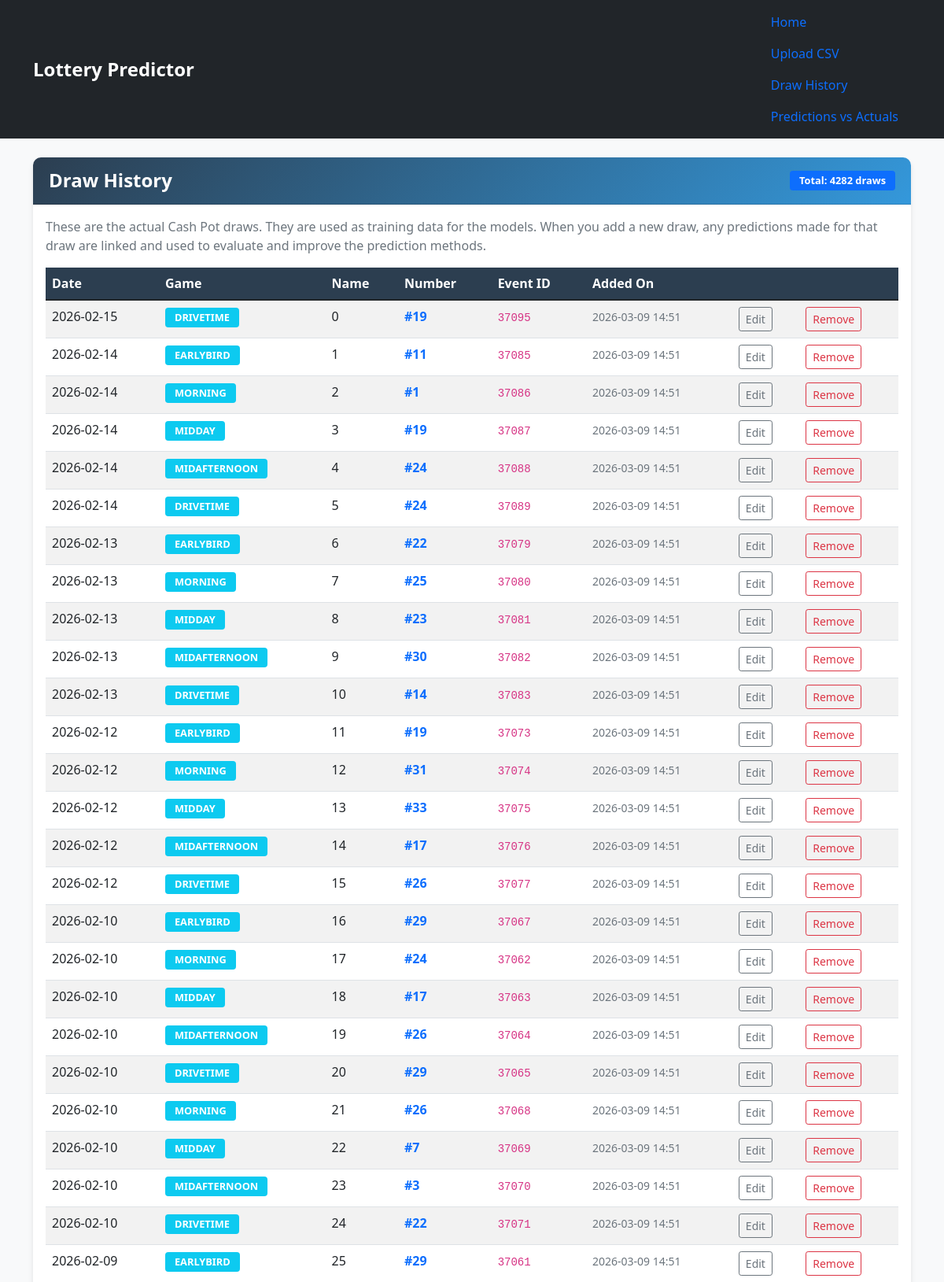
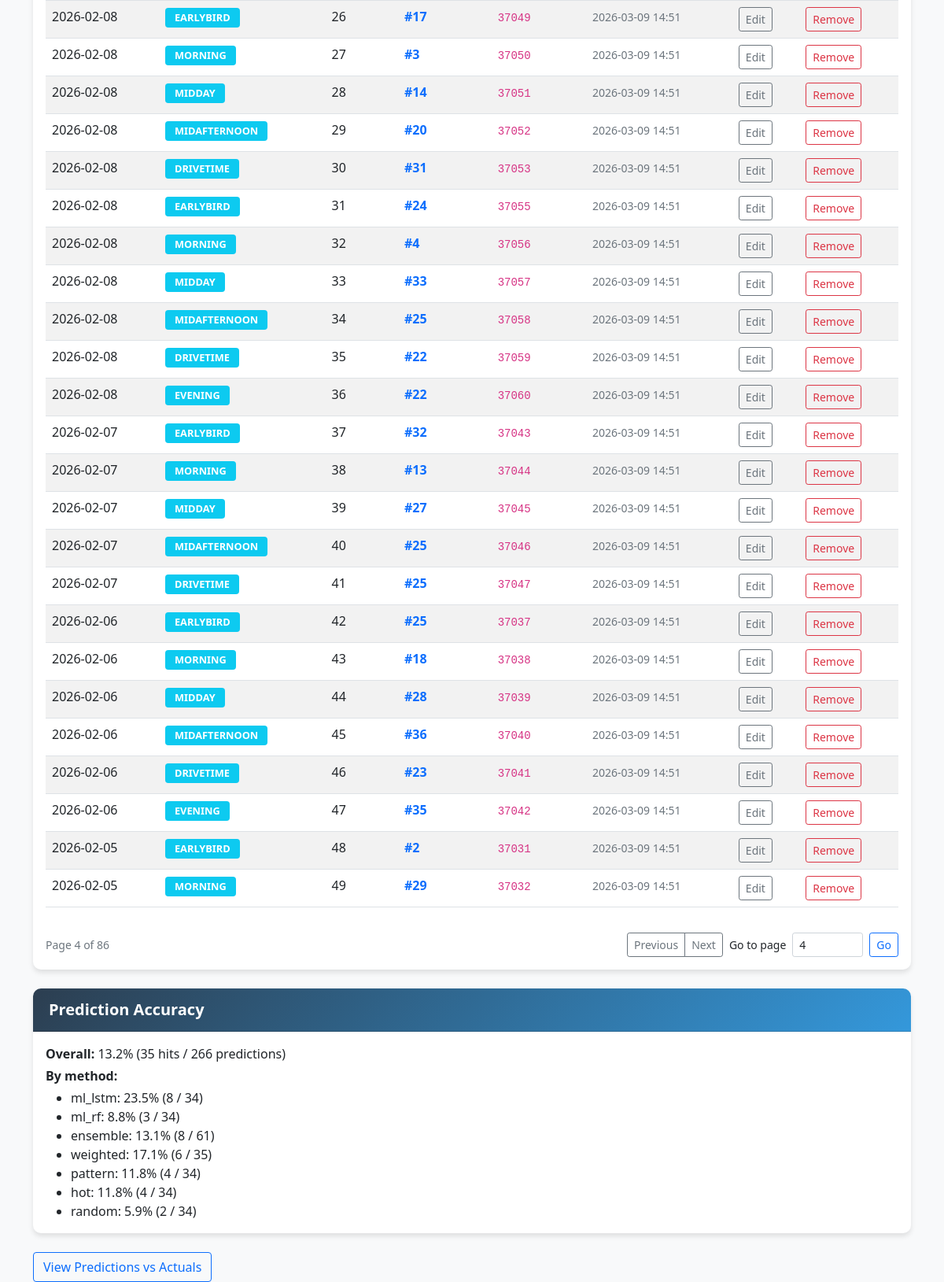
Page /history?page=4&per_page=50 on the committed database (2 pictures, top to bottom).
### tables this page shows
CREATE TABLE predictions
                    (id INTEGER PRIMARY KEY AUTOINCREMENT,
                    predicted_numbers TEXT NOT NULL,
                    method TEXT NOT NULL,
                    created_at TIMESTAMP DEFAULT CURRENT_TIMESTAMP, target_draw_at TEXT, actual_draw_id INTEGER REFERENCES draws(id), confidence REAL, method_breakdown_json TEXT, requested_method TEXT);

### app.py (the view)
@app.route('/history')
def history():
    page = request.args.get('page', default=1, type=int)
    per_page = request.args.get('per_page', default=50, type=int)
    if per_page not in (25, 50, 100):
        per_page = 50
    if page < 1:
        page = 1
    draws, total_draws = db.get_draws_page(page=page, per_page=per_page)
    total_pages = max(1, (total_draws + per_page - 1) // per_page)
    if page > total_pages:
        page = total_pages
        draws, total_draws = db.get_draws_page(page=page, per_page=per_page)
    accuracy_summary = db.get_prediction_accuracy_summary()
    return render_template(
        'history.html',
        draws=draws,
        total_draws=total_draws,
        page=page,
        per_page=per_page,
        total_pages=total_pages,
        accuracy_summary=accuracy_summary,
    )

### models.py (called while the page is built)
    def get_draws_page(self, page=1, per_page=50):
        try:
            page = max(1, int(page))
            per_page = max(1, int(per_page))
        except (TypeError, ValueError):
            page, per_page = 1, 50
        offset = (page - 1) * per_page
        conn = sqlite3.connect(self.db_path)
        count_row = pd.read_sql('SELECT COUNT(*) AS total FROM draws', conn)
        total = int(count_row.iloc[0]['total']) if not count_row.empty else 0
        df = pd.read_sql(
            'SELECT * FROM draws ORDER BY date DESC LIMIT ? OFFSET ?',
            conn,
            params=(per_page, offset),
        )
        conn.close()
        return df, total

### templates/history.html (shortened to what this page needs)
{% extends "base.html" %}
{% block content %}
<div class="card">
    <div class="card-header d-flex justify-content-between align-items-center">
        <h4>Draw History</h4>
        <span class="badge bg-primary">Total: {{ total_draws if total_draws is defined else (draws|length) }} draws</span>
    </div>
    <div class="card-body">
        {% if draws is defined and not draws.empty %}
        <p class="text-muted">
            These are the actual Cash Pot draws. They are used as training data for the models.
            When you add a new draw, any predictions made for that draw are linked and used
            to evaluate and improve the prediction methods.
        </p>
        <div class="table-responsive">
            <table class="table table-striped table-hover">
                <thead class="table-dark">
                    <tr>
                        <th>Date</th>
                        <th>Game</th>
                        <th>Name</th>
                        <th>Number</th>
                        <th>Event ID</th>
                        <th>Added On</th>
                        <th></th>
                        <th></th>
                    </tr>
                </thead>
                <tbody>
                    {% for _, draw in draws.iterrows() %}
                    <tr>
                        <td>{{ draw.date }}</td>
                        <td><span class="badge bg-info">{{ draw.game }}</span></td>
                        <td>{{ draw.name }}</td>
                        <td><strong class="text-primary">#{{ draw.numbers|int }}</strong></td>
                        <td><code>{{ draw.event }}</code></td>
                        <td><small class="text-muted">{{ draw.created_at[:16] }}</small></td>
                        <td>
                            <button type="button" class="btn btn-outline-secondary btn-sm edit-draw-btn"
                                    data-draw-id="{{ draw.id }}"
                                    data-draw-number="{{ draw.numbers|int }}"
                                    data-draw-date="{{ draw.date }}"
                                    data-draw-game="{{ draw.game }}"
                                    data-bs-toggle="modal"
                                    data-bs-target="#editDrawModal">Edit</button>
                        </td>
                        <td>
                            <form method="POST" action="/delete_draw" onsubmit="return confirm('Remove this draw?');">
                                <button type="submit" class="btn btn-outline-danger btn-sm">Remove</button>
                            </form>
                        </td>
                    </tr>
                    {% endfor %}
                </tbody>
            </table>
        </div>
        <div class="d-flex justify-content-between align-items-center mt-3 flex-wrap gap-2">
            <small class="text-muted">Page {{ page }} of {{ total_pages }}</small>
            <div class="d-flex align-items-center gap-2 flex-wrap">
                <div class="btn-group" role="group" aria-label="Draw history pagination">
                    <a class="btn btn-outline-secondary btn-sm {% if page <= 1 %}disabled{% endif %}"
                       href="{{ url_for('history', page=page-1, per_page=per_page) }}">Previous</a>
                    <a class="btn btn-outline-secondary btn-sm {% if page >= total_pages %}disabled{% endif %}"
                       href="{{ url_for('history', page=page+1, per_page=per_page) }}">Next</a>
                </div>
                <form method="GET" action="{{ url_for('history') }}" class="d-flex align-items-center gap-2">
                    <label for="history-page-jump" class="form-label mb-0"><small>Go to page</small></label>
                    <input id="history-page-jump"
                           name="page"
                           type="number"
                           min="1"
                           max="{{ total_pages }}"
                           value="{{ page }}"
                           class="form-control form-control-sm"
                           style="width: 90px;">
                    <button type="submit" class="btn btn-outline-primary btn-sm">Go</button>
                </form>
            </div>
        </div>
        {% else %}
        <div class="text-center py-4">
            <h5>No draw history available</h5>
            <p class="text-muted">Upload some CSV data to get started!</p>
            <a href="{{ url_for('upload_csv') }}" class="btn btn-primary">Upload Data</a>
        </div>
        {% endif %}
    </div>
</div>
{% if accuracy_summary and accuracy_summary.total_predictions %}
<div class="card mt-4">
    <div class="card-header">
        <h5>Prediction Accuracy</h5>
    </div>
    <div class="card-body">
        <p class="mb-1">
            <strong>Overall:</strong>
            {% if accuracy_summary.overall_hit_rate is not none %}
                {{ (accuracy_summary.overall_hit_rate * 100) | round(1) }}%
                ({{ accuracy_summary.total_hits }} hits /
                 {{ accuracy_summary.total_predictions }} predictions)
            {% else %}
                Not enough linked predictions yet.
            {% endif %}
        </p>
        {% if accuracy_summary.per_method %}
        <p class="mb-1"><strong>By method:</strong></p>
        <ul class="mb-0">
            {% for method, m in accuracy_summary.per_method.items() %}
            <li>
                {{ method }}:
                {% if m.hit_rate is not none %}
                    {{ (m.hit_rate * 100) | round(1) }}%
                    ({{ m.hits }} / {{ m.total }})
                {% else %}
                    Not enough data yet.
                {% endif %}
            </li>
            {% endfor %}
        </ul>
        {% endif %}
    </div>
</div>
{% endif %}
<div class="mt-4">
    <a href="{{ url_for('prediction_history_page') }}" class="btn btn-outline-primary">View Predictions vs Actuals</a>
</div>
{% endblock %}

### static/style.css (style rules this page uses)
:root { --primary-color: #2c3e50; --secondary-color: #3498db; --accent-color: #e74c3c; --success-color: #27ae60; }
body { background-color: #f8f9fa; font-family: 'Segoe UI', Tahoma, Geneva, Verdana, sans-serif; }
.card { box-shadow: 0 4px 6px rgba(0, 0, 0, 0.1); border: none; border-radius: 10px; margin-bottom: 20px; }
.card-header { background: linear-gradient(135deg, var(--primary-color), var(--secondary-color)); color: white; border-radius: 10px 10px 0 0 !important; padding: 15px 20px; }
.card-header h4, .card-header h5 { margin: 0; font-weight: 600; }
.table th { background-color: var(--primary-color); color: white; font-weight: 600; }
.badge { font-size: 0.8rem; padding: 6px 12px; }

### rows in the picture
predictions: method "ml_lstm", hit_rate "23.5", hits "8", total "34"
predictions: method "ml_rf", hit_rate "8.8", hits "3", total "34"
predictions: method "ensemble", hit_rate "13.1", hits "8", total "61"
predictions: method "weighted", hit_rate "17.1", hits "6", total "35"
predictions: method "pattern", hit_rate "11.8", hits "4", total "34"
predictions: method "hot", hit_rate "11.8", hits "4", total "34"
predictions: method "random", hit_rate "5.9", hits "2", total "34"

### other values in the picture
{{ total_draws if total_draws is defined else (draws|length) }} "4282"
{{ draw.date }} "2026-02-15" "2026-02-14" "2026-02-14" "2026-02-14" "2026-02-14" "2026-02-14" "2026-02-13" "2026-02-13" "2026-02-13" "2026-02-13" "2026-02-13" "2026-02-12" "2026-02-12" "2026-02-12" "2026-02-12" "2026-02-12" "2026-02-10" "2026-02-10" "2026-02-10" "2026-02-10" "2026-02-10" "2026-02-10" "2026-02-10" "2026-02-10" "2026-02-10" "2026-02-09" "2026-02-08" "2026-02-08" "2026-02-08" "2026-02-08" "2026-02-08" "2026-02-08" "2026-02-08" "2026-02-08" "2026-02-08" "2026-02-08" "2026-02-08" "2026-02-07" "2026-02-07" "2026-02-07" "2026-02-07" "2026-02-07" "2026-02-06" "2026-02-06" "2026-02-06" "2026-02-06" "2026-02-06" "2026-02-06" "2026-02-05" "2026-02-05"
{{ draw.game }} "DRIVETIME" "EARLYBIRD" "MORNING" "MIDDAY" "MIDAFTERNOON" "DRIVETIME" "EARLYBIRD" "MORNING" "MIDDAY" "MIDAFTERNOON" "DRIVETIME" "EARLYBIRD" "MORNING" "MIDDAY" "MIDAFTERNOON" "DRIVETIME" "EARLYBIRD" "MORNING" "MIDDAY" "MIDAFTERNOON" "DRIVETIME" "MORNING" "MIDDAY" "MIDAFTERNOON" "DRIVETIME" "EARLYBIRD" "EARLYBIRD" "MORNING" "MIDDAY" "MIDAFTERNOON" "DRIVETIME" "EARLYBIRD" "MORNING" "MIDDAY" "MIDAFTERNOON" "DRIVETIME" "EVENING" "EARLYBIRD" "MORNING" "MIDDAY" "MIDAFTERNOON" "DRIVETIME" "EARLYBIRD" "MORNING" "MIDDAY" "MIDAFTERNOON" "DRIVETIME" "EVENING" "EARLYBIRD" "MORNING"
{{ draw.name }} "0" "1" "2" "3" "4" "5" "6" "7" "8" "9" "10" "11" "12" "13" "14" "15" "16" "17" "18" "19" "20" "21" "22" "23" "24" "25" "26" "27" "28" "29" "30" "31" "32" "33" "34" "35" "36" "37" "38" "39" "40" "41" "42" "43" "44" "45" "46" "47" "48" "49"
{{ draw.numbers|int }} "19" "11" "1" "19" "24" "24" "22" "25" "23" "30" "14" "19" "31" "33" "17" "26" "29" "24" "17" "26" "29" "26" "7" "3" "22" "29" "17" "3" "14" "20" "31" "24" "4" "33" "25" "22" "22" "32" "13" "27" "25" "25" "25" "18" "28" "36" "23" "35" "2" "29"
{{ draw.event }} "37095" "37085" "37086" "37087" "37088" "37089" "37079" "37080" "37081" "37082" "37083" "37073" "37074" "37075" "37076" "37077" "37067" "37062" "37063" "37064" "37065" "37068" "37069" "37070" "37071" "37061" "37049" "37050" "37051" "37052" "37053" "37055" "37056" "37057" "37058" "37059" "37060" "37043" "37044" "37045" "37046" "37047" "37037" "37038" "37039" "37040" "37041" "37042" "37031" "37032"
{{ draw.created_at[:16] }} "2026-03-09 14:51" "2026-03-09 14:51" "2026-03-09 14:51" "2026-03-09 14:51" "2026-03-09 14:51" "2026-03-09 14:51" "2026-03-09 14:51" "2026-03-09 14:51" "2026-03-09 14:51" "2026-03-09 14:51" "2026-03-09 14:51" "2026-03-09 14:51" "2026-03-09 14:51" "2026-03-09 14:51" "2026-03-09 14:51" "2026-03-09 14:51" "2026-03-09 14:51" "2026-03-09 14:51" "2026-03-09 14:51" "2026-03-09 14:51" "2026-03-09 14:51" "2026-03-09 14:51" "2026-03-09 14:51" "2026-03-09 14:51" "2026-03-09 14:51" "2026-03-09 14:51" "2026-03-09 14:51" "2026-03-09 14:51" "2026-03-09 14:51" "2026-03-09 14:51" "2026-03-09 14:51" "2026-03-09 14:51" "2026-03-09 14:51" "2026-03-09 14:51" "2026-03-09 14:51" "2026-03-09 14:51" "2026-03-09 14:51" "2026-03-09 14:51" "2026-03-09 14:51" "2026-03-09 14:51" "2026-03-09 14:51" "2026-03-09 14:51" "2026-03-09 14:51" "2026-03-09 14:51" "2026-03-09 14:51" "2026-03-09 14:51" "2026-03-09 14:51" "2026-03-09 14:51" "2026-03-09 14:51" "2026-03-09 14:51"
{{ page }} "4"
{{ total_pages }} "86"
{{ (accuracy_summary.overall_hit_rate * 100) | round(1) }} "13.2"
{{ accuracy_summary.total_hits }} "35"
{{ accuracy_summary.total_predictions }} "266"
